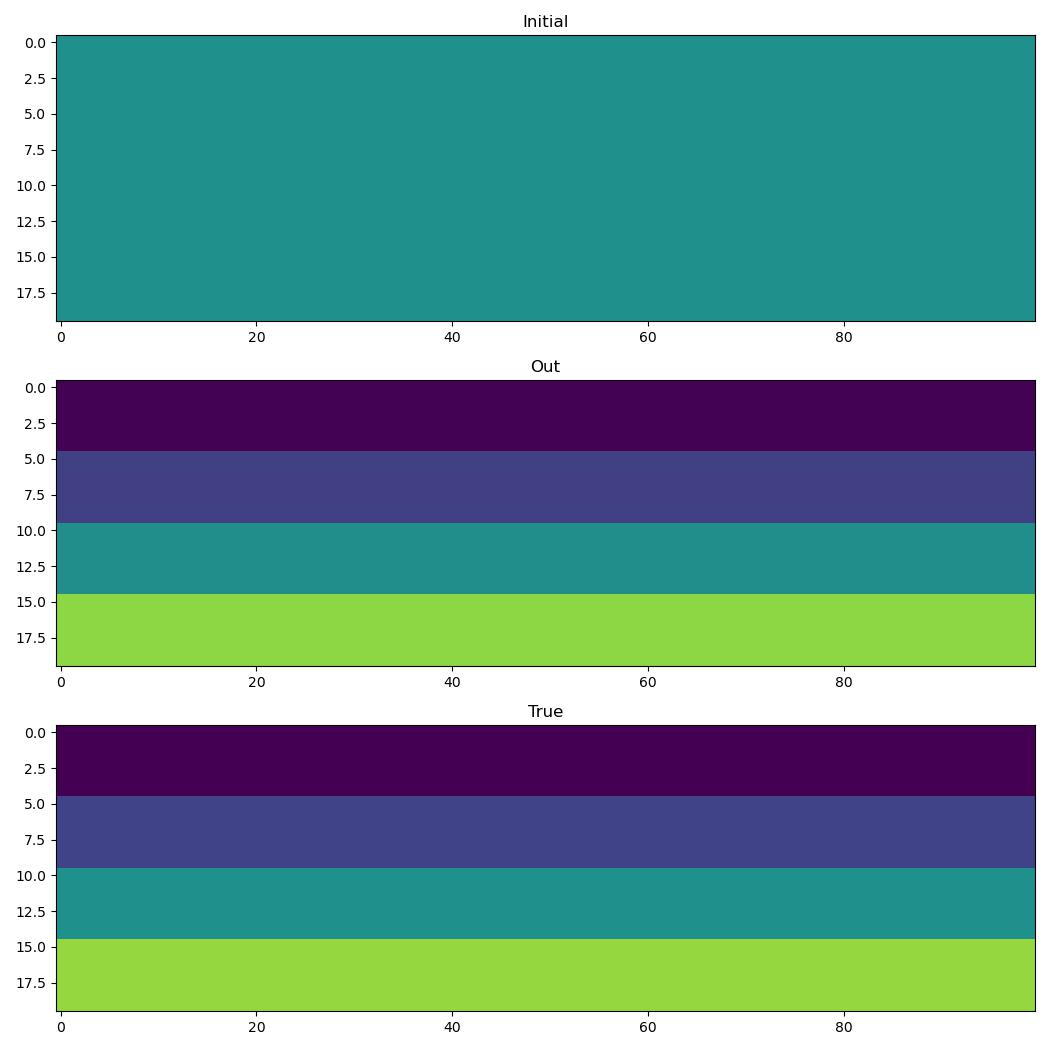

Reproduce this figure in Python.
"""Demonstrates custom model generation for layered velocity inversion.

This script demonstrates how to use a custom model generation function
within Deepwave's optimization framework to invert for layered velocities.
"""

import matplotlib.pyplot as plt
import torch

import deepwave


class Model(torch.nn.Module):
    """A layered model generator.

    Inputs:
        layer_thickness:
            The number of cells thick each layer is in the first
            dimension
        nx:
            The number of cells of the model in the second dimension
    """

    def __init__(self, layer_thickness, nx):
        """Initialises the Model.

        Args:
            layer_thickness (int): The number of cells thick each layer
                                   is in the first dimension.
            nx (int): The number of cells of the model
                      in the second dimension.
        """
        super().__init__()
        self.layer_thickness = layer_thickness
        self.nx = nx

    def forward(self, x):
        """Generate model.

        Inputs:
            x:
                A Tensor of layer velocities.

        Returns:
            A layered model with the specified velocities.

        """
        return (
            x.reshape(-1, 1)
            .repeat(1, self.layer_thickness)
            .reshape(-1, 1)
            .repeat(1, self.nx)
        )


layer_thickness = 5
nx_model = 100
m = Model(layer_thickness, nx_model)

x_true = torch.tensor([1500.0, 1600.0, 1750.0, 1920.0])
v_true = m(x_true)

n_shots = 20
freq = 10
nt = 200
dx = 4.0
dt = 0.004
peak_time = 1.5 / freq
source_locations = torch.zeros(n_shots, 1, 2)
source_locations[:, 0, 1] = torch.arange(n_shots) * 5 + 2
receiver_locations = torch.zeros(n_shots, nx_model - 1, 2)
receiver_locations[..., 1] = torch.arange(nx_model - 1).repeat(n_shots, 1)
source_amplitudes = (
    deepwave.wavelets.ricker(freq, nt, dt, peak_time)
    .reshape(1, 1, -1)
    .repeat(n_shots, 1, 1)
)

# Generate "true" observed data
observed_data = deepwave.scalar(
    v_true,
    dx,
    dt,
    source_amplitudes=source_amplitudes,
    source_locations=source_locations,
    receiver_locations=receiver_locations,
    pml_freq=freq,
)[-1]

# Start from initial guess (all layers 1750) and try to invert
x_init = 1750.0 * torch.ones(4)
x = x_init.clone().requires_grad_()
opt = torch.optim.Adam([x], lr=10.0)
loss_fn = torch.nn.MSELoss()


def closure():
    """Closure function for the Adam optimiser."""
    opt.zero_grad()
    v = m(x)
    y = deepwave.scalar(
        v,
        dx,
        dt,
        source_amplitudes=source_amplitudes,
        source_locations=source_locations,
        receiver_locations=receiver_locations,
        pml_freq=freq,
    )[-1]
    loss = loss_fn(y, observed_data)
    loss.backward()
    return loss


for _i in range(100):
    opt.step(closure)

print(x.detach())

_, ax = plt.subplots(3, 1, figsize=(10.5, 10.5))
vmin = 1500
vmax = 2000
v_init = m(x_init)
v = m(x.detach())
ax[0].imshow(v_init, aspect="auto", vmin=vmin, vmax=vmax)
ax[0].set_title("Initial")
ax[1].imshow(v, aspect="auto", vmin=vmin, vmax=vmax)
ax[1].set_title("Out")
ax[2].imshow(v_true, aspect="auto", vmin=vmin, vmax=vmax)
ax[2].set_title("True")
plt.tight_layout()
plt.savefig("example_generated_model.jpg")
